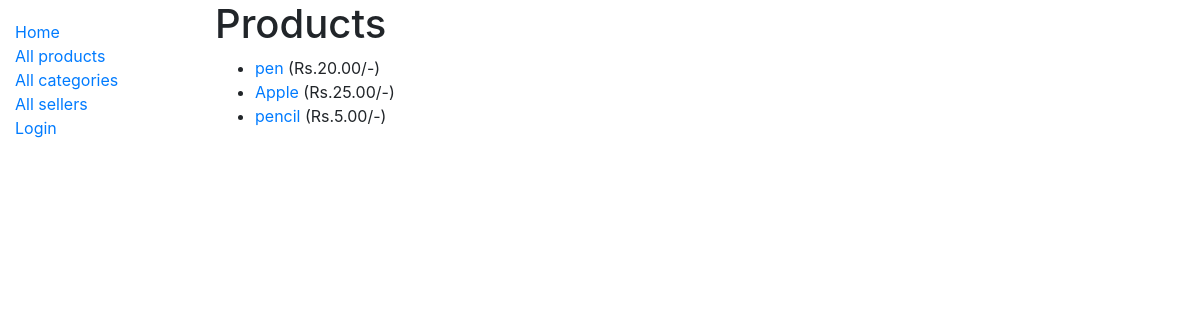
/market/products/, run on an earlier commit of the app's database.
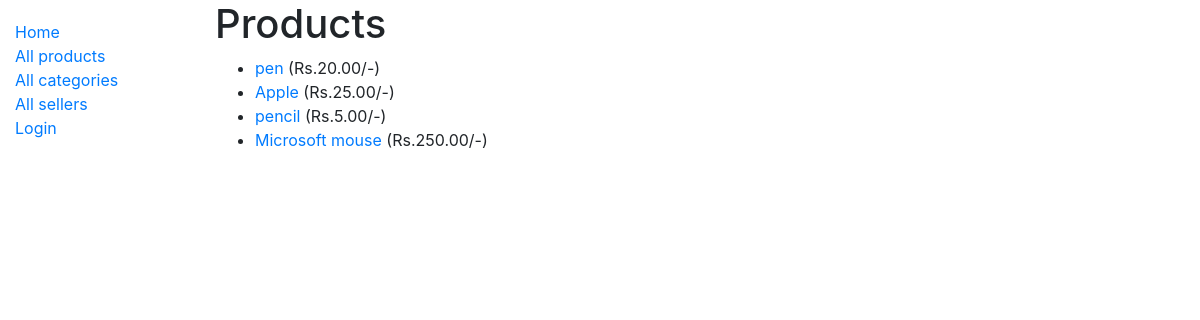
And on a later commit of the database.
### market/models.py (models this page shows, shortened)
class Product(models.Model):
    name = models.CharField(max_length=50)
    price = models.DecimalField(max_digits=8, decimal_places=2)
    description = models.TextField(max_length=1000, help_text='brief description of the product', blank=True)
    image = models.ImageField(default='default.png',blank=True)
    seller = models.ForeignKey(Seller, on_delete=models.SET_NULL, null=True, blank=True)
    category = models.ManyToManyField(Category, help_text='Categories for this product', blank=True)
    stock = models.PositiveIntegerField(default=1)
    def get_absolute_url(self):
        return reverse('market:product-detail', args=[str(self.id)])

### market/views.py (the view)
# urls.py: path('products/', views.ProductListView.as_view(), name='products'),
class ProductListView(generic.ListView):
    model = Product

### market/templates/market/product_list.html
{% extends "base_generic.html" %}
{% block content %}
  <h1>Products</h1>
  {% if product_list %}
  <ul>
    {% for product in product_list %}
      <li>
        <a href="{{ product.get_absolute_url }}">{{ product.name }}</a> (Rs.{{product.price}}/-)
      </li>
    {% endfor %}
  </ul>
  {% else %}
    <p>There are no products currently available in the market.</p>
  {% endif %}
{% endblock %}

### market/templates/base_generic.html (shortened to what this page needs)
<!DOCTYPE html>
<html lang="en">
<head>
  <link rel="stylesheet" href="https://stackpath.bootstrapcdn.com/bootstrap/4.1.3/css/bootstrap.min.css">
  {% load static %}
  <link rel="stylesheet" href="{% static 'css/styles.css' %}">
</head>
<body>
  <div class="container-fluid">
    <div class="row">
      <div class="col-sm-2">
      {% block sidebar %}
        <ul class="sidebar-nav">
          <li><a href="{% url 'market:index' %}">Home</a></li>
          <li><a href="{% url 'market:products' %}">All products</a></li>
          <li><a href="">All categories</a></li>
          <li><a href="{% url 'market:sellers' %}">All sellers</a></li>
          {% if user.is_authenticated %}
            <li>User: {{ user.get_username }}</li>
            <li><a href="{% url 'accounts:logout' %}?next={{request.path}}">Logout</a></li>
          {% else %}
            <li><a href="{% url 'accounts:login' %}?next={{request.path}}">Login</a></li>
          {% endif %}
        </ul>
     {% endblock %}
      </div>
      <div class="col-sm-10 ">{% block content %}{% endblock %}</div>
    </div>
  </div>
</body>
</html>

### market/static/css/styles.css (style rules this page uses)
.sidebar-nav { margin-top: 20px; padding: 0; list-style: none; }

What changed in the data, as far as the page shows it:
added Product: name "Microsoft mouse", price "250.00"
